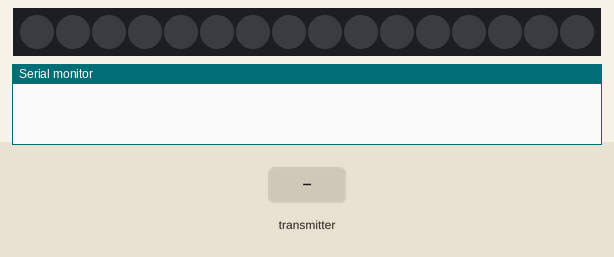
Recording of a sketch running on a simulated ESP8266 (NodeMCU). Shown: 16 RGB LEDs in strip order, left to right, the last lines printed to the serial monitor. The inputs (shaded band) are chosen by the test bench. The strip is taken to match the declared colour order.

Above: at 1.2 s.
1.3 s: the transmitter starts sending green = 1023
At 1.9 s:
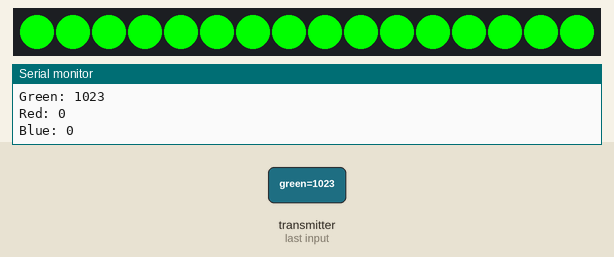
2.8 s: the transmitter starts sending red = 1023
At 4.0 s:
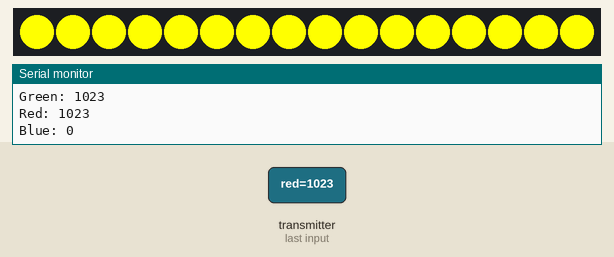
4.3 s: the transmitter starts sending blue = 1023
At 5.3 s:
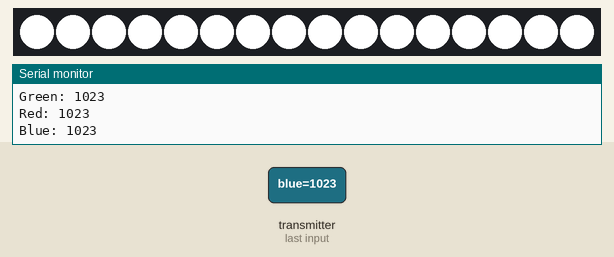
5.8 s: the transmitter starts sending green = 0
At 6.5 s:
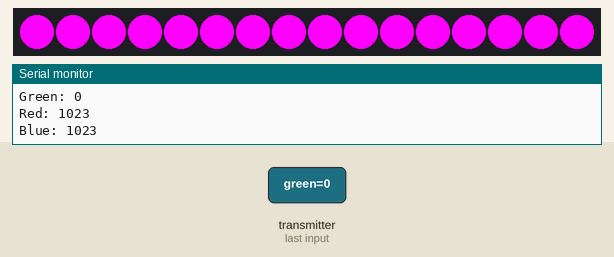
7.3 s: the transmitter starts sending red = 256
At 7.6 s:
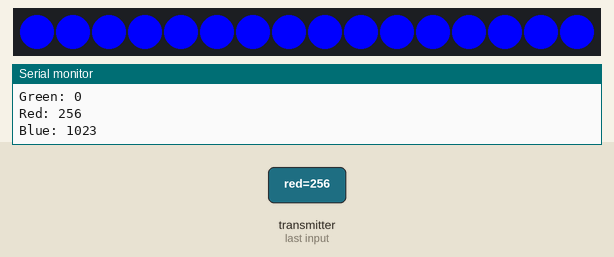
8.8 s: the transmitter starts sending green = 1023
At 10.0 s:
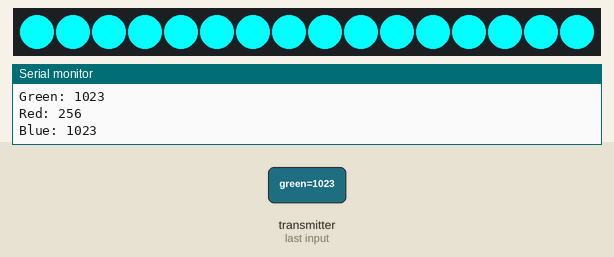
Timing chart, 0 to 11.3 s (numbered marks = the images above; inputs shaded):
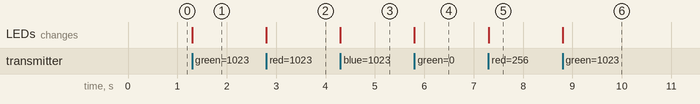

Measured:
- after the input at 1.3 s, the LEDs: change at once (image 1)
- after the input at 2.8 s, the LEDs: change at once (image 2)
- after the input at 4.3 s, the LEDs: change at once (image 3)
- after the input at 5.8 s, the LEDs: change at once (image 4)
- after the input at 7.3 s, the LEDs: change at once (image 5)
- after the input at 8.8 s, the LEDs: change at once (image 6)

The sketch:

ESPNOW_Neopixel_D1_RX.ino
```cpp
// (licence header left out)
#include <ESP8266WiFi.h>
#include <espnow.h>

#include<Adafruit_NeoPixel.h>
#define LED_PIN D4 // WS2812 data pin
#define LED_COUNT 16 // Number of LEDs
Adafruit_NeoPixel strip(LED_COUNT, LED_PIN, NEO_RGB + NEO_KHZ800);
int sat = 255;
int r =0;
int g =0;
int b =0;
// Structure example to receive data
// Must match the sender structure
typedef struct struct_message {
  int green ;
 int red ;
 int blue;
} struct_message;

// Create a struct_message called myData
struct_message myData;

// Callback function that will be executed when data is received
void OnDataRecv(uint8_t * mac, uint8_t *incomingData, uint8_t len) {
  memcpy(&myData, incomingData, sizeof(myData));

   int g = myData.green;
   int r = myData.red ;
    int b = myData.blue ;
  //int br = myData.brt;
  //int hue = myData.hue;


  Serial.print("Bytes received: ");
  Serial.println(len);
  Serial.print("Green: ");
  Serial.println(g);
  Serial.print("Red: ");
  Serial.println(r);
   Serial.print("Blue: ");
  Serial.println(b);
   Serial.println();

  strip.setBrightness(255);
  uint32_t color = strip.Color(r, g, b);
  strip.fill(color, 0, LED_COUNT);
  strip.show();
}

void setup() {
  // Initialize Serial Monitor
  Serial.begin(115200);

  // Set device as a Wi-Fi Station
  WiFi.mode(WIFI_STA);

  // Init ESP-NOW
  if (esp_now_init() != 0) {
    Serial.println("Error initializing ESP-NOW");
    return;
  }


  // Once ESPNow is successfully Init, we will register for recv CB to
  // get recv packer info
  esp_now_set_self_role(ESP_NOW_ROLE_SLAVE);
  esp_now_register_recv_cb(OnDataRecv);

strip.begin();
  strip.setBrightness(50);
  strip.show(); // Initialize all pixels to 'off'

}

void loop() {
/*
 //  strip.setBrightness(255);
  uint32_t color = strip.Color(r,g, b);
  strip.fill(color, 0, LED_COUNT);
  strip.show();
  delay(100);
  r++;
  g+=4;
  b+=6;
  if (r > 255)r = 0;
  if (g > 255)g = 0;
  if (b > 255)b = 0, r = 150;
  */
}
```
